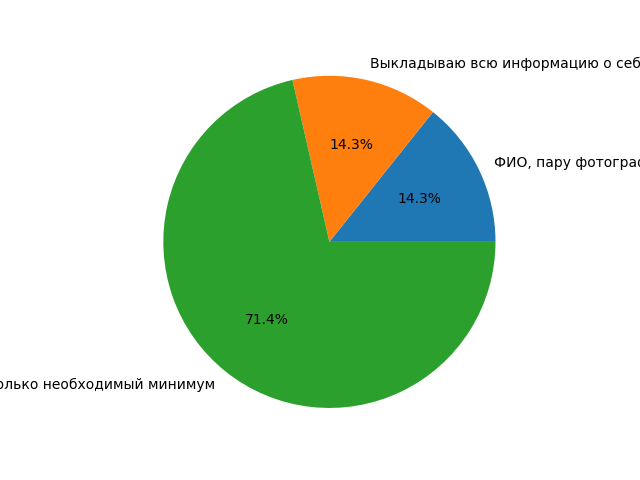

The Python source for this figure:
# Социологический опрос на тему:"Социальные сети"
# 10.	Какую информацию о себе Вы выкладываете в социальных сетях?

import matplotlib.pyplot as plt

labels = 'ФИО, пару фотографий,место, где я учусь/работаю', 'Выкладываю всю информацию о себе(интересы, любимые фильмы,книги и т.д.)', 'Только необходимый минимум'
sizes = [1,1,5]

fig, ax = plt.subplots()
ax.pie(sizes, labels=labels, autopct='%1.1f%%')
ax.axis('equal')

plt.show()
